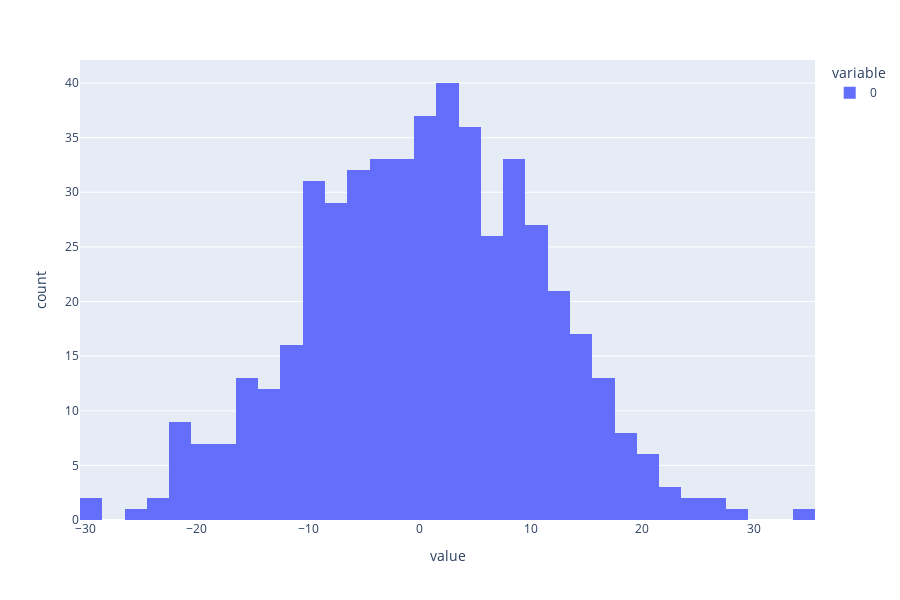

Notebook code cell kept with this figure:
### Code cell
px.histogram(resultado, height=600)

### Figure 1 — Plotly figure (JSON) as saved in the notebook; plotly's stock layout.template omitted (floating-point values rounded to 4 significant figures; data arrays with more than 128 entries replaced by an {"elided": "..."} marker saying what was removed)
{"data": [{"bingroup": "x", "hovertemplate": "variable=0<br>value=%{x}<br>count=%{y}<extra></extra>", "legendgroup": "0", "marker": {"color": "#636efa", "pattern": {"shape": ""}}, "name": "0", "orientation": "v", "showlegend": true, "type": "histogram", "x": {"elided": "500 int values"}, "xaxis": "x", "yaxis": "y"}], "layout": {"barmode": "relative", "height": 600, "legend": {"title": {"text": "variable"}, "tracegroupgap": 0}, "margin": {"t": 60}, "xaxis": {"anchor": "y", "domain": [0, 1], "title": {"text": "value"}}, "yaxis": {"anchor": "x", "domain": [0, 1], "title": {"text": "count"}}}}
